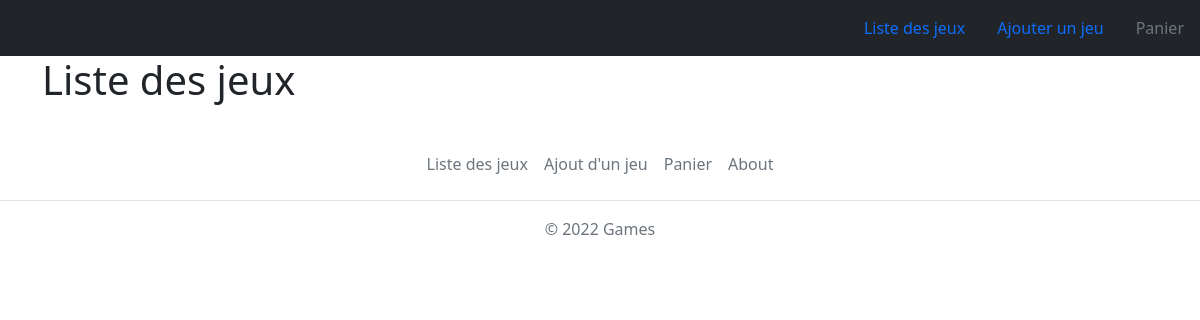
Before: / with the older database file.
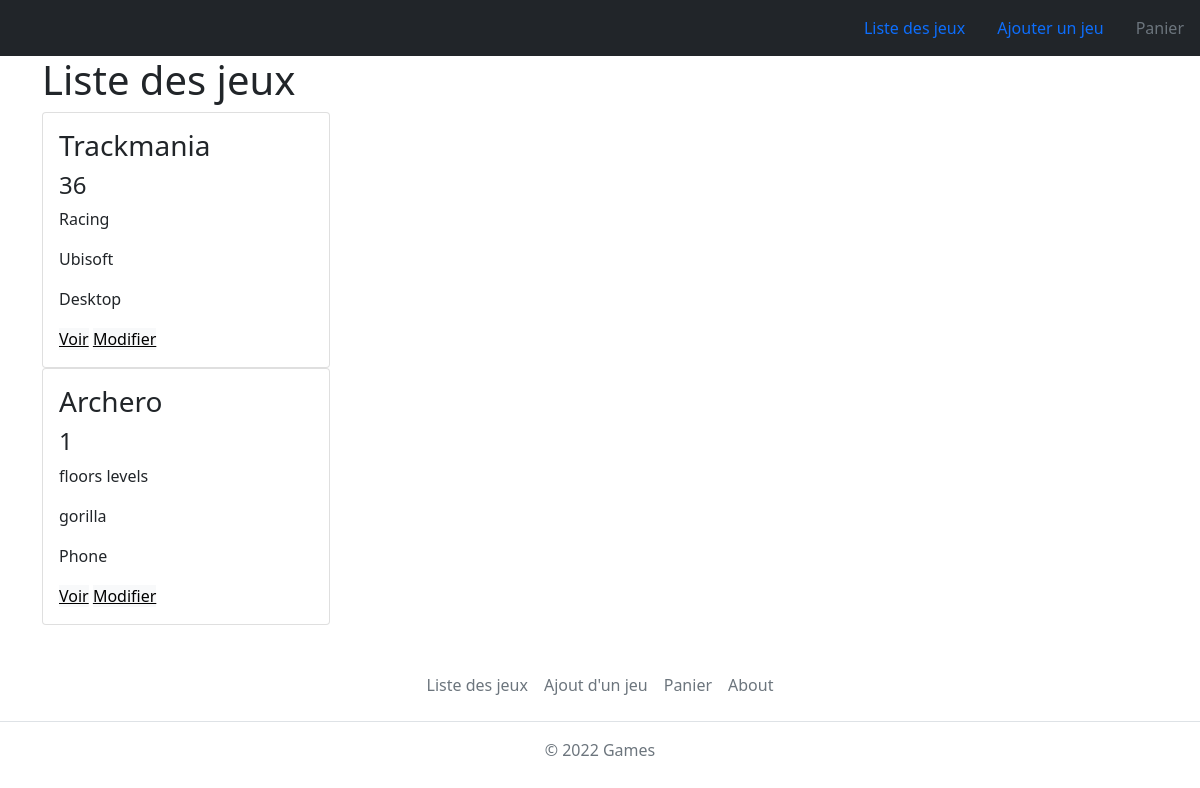
After: the same page with the newer database file.
### tables this page shows
CREATE TABLE `games` (
  `id` int(11) NOT NULL,
  `name` varchar(50) NOT NULL,
  `description` text NOT NULL,
  `price` int(11) NOT NULL,
  `device` varchar(255) NOT NULL,
  `genre` varchar(255) NOT NULL,
  `editor` varchar(255) NOT NULL
);

### index.php (the view, shortened to what this page needs)
<?php
include('Config/db.php');
$response = "SELECT * FROM games";
$stmt = $db->prepare($response);
$stmt->execute();
$games = $stmt->fetchAll(PDO::FETCH_ASSOC);
?>
<!doctype html>
<html lang="en">
<head>
    <link href="https://cdn.jsdelivr.net/npm/bootstrap@5.1.3/dist/css/bootstrap.min.css" rel="stylesheet">
</head>
<body>
    <?php include('Components/Header.php'); ?>
        <div class="container">
            <h1 class="">Liste des jeux</h1>
            <?php foreach ($games as $c) : ?>
            <div class="card" style="width: 18rem;">
                <div class="card-body">
                    <h3 class="card-title"><?= $c['name']; ?></h3>
                    <h4 class="card-text"><?= $c['price']; ?></h4>
                    <p class="card-text"><?= $c['genre']; ?></p>
                    <p class="card-text"><?= $c['editor']; ?></p>
                    <p class="card-text"><?= $c['device']; ?></p>
                    <a href="show.php?id=<?= $c['id']; ?>" class="btn-light">Voir</a>
                    <a href="update.php?id=<?= $c['id']; ?>" class="btn-light">Modifier</a>
                </div>
            </div>
            <?php endforeach; ?>
        </div>
    <?php include('Components/Footer.php'); ?>
</body>
</html>

### Components/Header.php
<ul class="nav justify-content-end navbar navbar-dark bg-dark">
        <li class="nav-item">
            <a class="nav-link" href="index.php">Liste des jeux</a>
        </li>
        <li class="nav-item">
            <a class="nav-link" href="create.php">Ajouter un jeu</a>
        </li>
        <li class="nav-item">
            <a class="nav-link disabled">Panier</a>
        </li>
    </ul>

### Components/Footer.php
<footer class="py-3 my-4">
    <ul class="nav justify-content-center border-bottom pb-3 mb-3">
        <li class="nav-item"><a href="index.php" class="nav-link px-2 text-muted">Liste des jeux</a></li>
        <li class="nav-item"><a href="create.php" class="nav-link px-2 text-muted">Ajout d'un jeu</a></li>
        <li class="nav-item"><a href="#" class="nav-link px-2 text-muted">Panier</a></li>
        <li class="nav-item"><a href="#" class="nav-link px-2 text-muted">About</a></li>
    </ul>
    <p class="text-center text-muted">© 2022 Games</p>
</footer>

Changed rows visible on the page:
added games: name "Trackmania", price "36", genre "Racing", editor "Ubisoft", device "Desktop"
added games: name "Archero", price "1", genre "floors levels", editor "gorilla", device "Phone"
